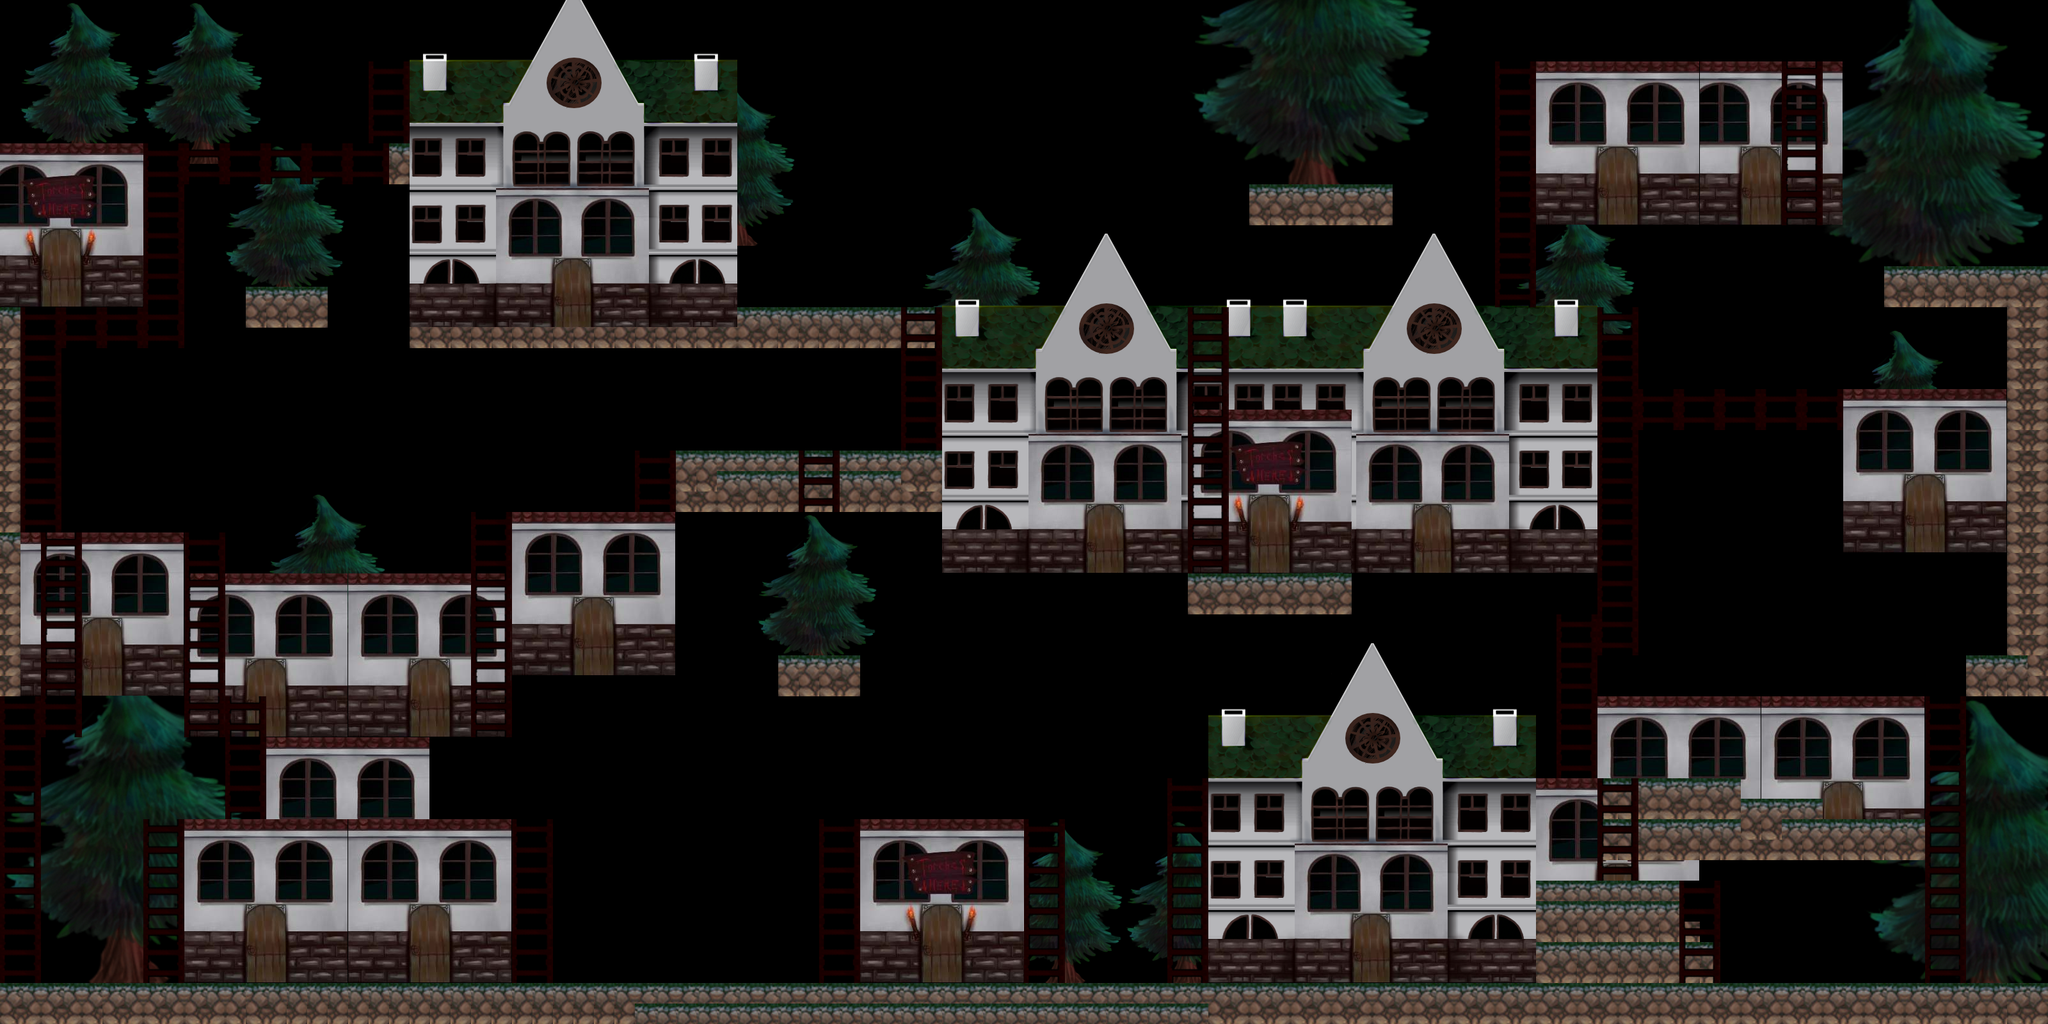

The image is a tile-based game level rendered from a .tmx file. Its description and source (layers, tilesets, objects; grid data summarised) follow:
An orthogonal 100x50 tile map with 32x32 px tiles, 3 tile layers (Tree, houses, stairs) and 29 objects.

<map version="1.0" orientation="orthogonal" renderorder="left-up" width="100" height="50" tilewidth="32" tileheight="32" nextobjectid="55">
 <tileset firstgid="1" name="set1" tilewidth="32" tileheight="32" tilecount="1024" columns="32">
  <image source="../textures/all.png" width="1024" height="1024" />
 </tileset>
 <layer name="Tree" width="100" height="50">
  <data>[5000 cells, 1728 non-empty, 263 distinct tile ids]</data>
 </layer>
 <layer name="houses" width="100" height="50">
  <data>[5000 cells, 2049 non-empty, 426 distinct tile ids]</data>
 </layer>
 <layer name="stairs" width="100" height="50">
  <data>[5000 cells, 488 non-empty, 8 distinct tile ids]</data>
 </layer>
 <objectgroup color="#ff00ff" name="stairsObj" offsetx="-9.55338" offsety="-16.7184" />
 <objectgroup name="walkObj" />
 <objectgroup name="walls">
  <object id="10" x="3.17" y="482.446" width="11.5" height="353.475" />
  <object id="11" x="3.17" y="835.921" width="11.5" height="246.39" />
  <object id="13" x="360.64" y="898.08" width="367.805" height="11.44" />
  <object id="14" x="800.096" y="803.32" width="250.776" height="10.88" />
  <object id="15" x="1051.87" y="708.17" width="23.5" height="86.76" />
  <object id="16" x="1077.14" y="708.17" width="157.631" height="16.11" />
  <object id="17" x="1323.14" y="707.62" width="71.6503" height="26.2718" />
  <object id="18" x="1160.74" y="470.504" width="236.446" height="19.1068" />
  <object id="19" x="640.076" y="88.3688" width="499.164" height="14.3301" />
  <object id="20" x="296.155" y="1283.76" width="506.329" height="15.5" />
  <object id="21" x="1344.64" y="1275.38" width="250.776" height="23.8834" />
  <object id="23" x="2500.6" y="1084.31" width="503.941" height="16.7184" />
  <object id="24" x="1476" y="465.727" width="855.027" height="14.3301" />
  <object id="25" x="2397.9" y="88.3688" width="475.281" height="16.7184" />
  <object id="26" x="2877.96" y="609.028" width="260.33" height="21.4951" />
  <object id="27" x="2397.9" y="1368.52" width="93.1455" height="21.4951" />
  <object id="28" x="2562.69" y="1370.91" width="59.7086" height="21.4951" />
  <object id="29" x="4.77669" y="226.893" width="214.951" height="16.7184" />
  <object id="31" x="640.076" y="506.329" width="523.048" height="11.9417" />
  <object id="32" x="1468.83" y="843.086" width="379.747" height="23.8834" />
  <object id="35" x="1860.52" y="917.124" width="243.611" height="23.8834" />
  <object id="36" x="2168.62" y="866.969" width="331.98" height="11.9417" />
  <object id="37" x="2603.3" y="1294.48" width="379.747" height="23.8834" />
  <object id="39" x="2885.12" y="823.979" width="243.611" height="11.9417" />
  <object id="41" x="2961.55" y="437.067" width="241.223" height="16.7184" />
  <object id="42" x="1963.22" y="310.485" width="203.009" height="21.4951" />
  <object id="46" x="422.49" y="1154.43" width="240.298" height="11.78" />
  <object id="53" x="18.29" y="835.86" width="40.95" height="10.21" />
  <object id="54" x="133.38" y="835.86" width="150.128" height="9.76443" />
 </objectgroup>
</map>